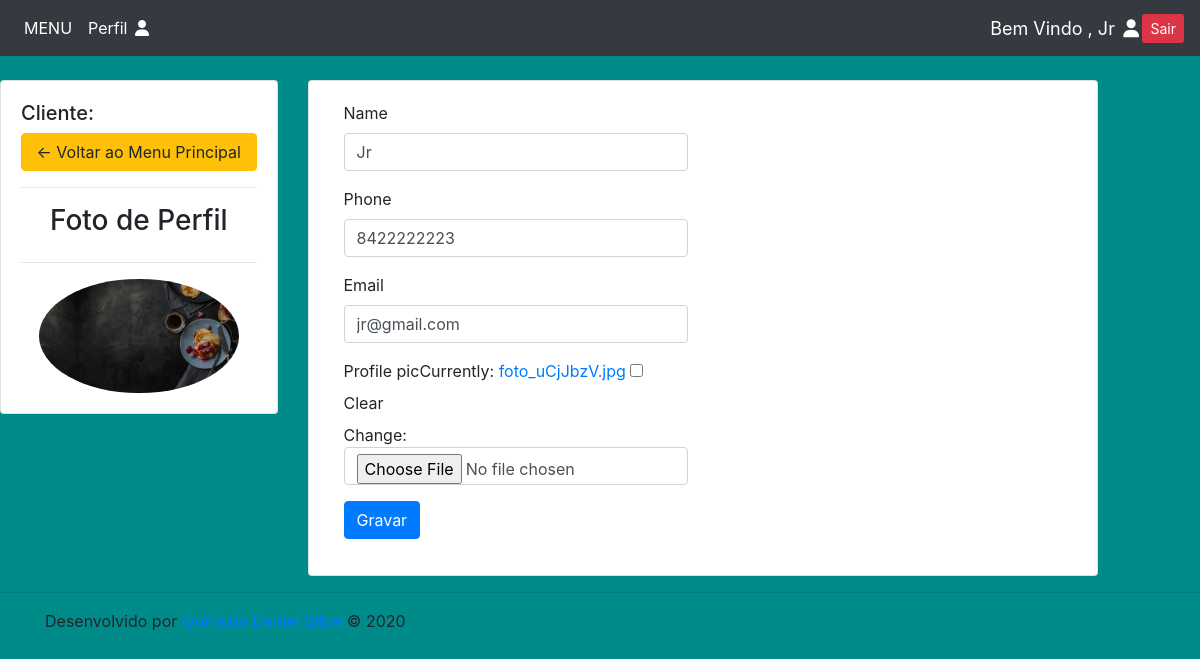
Screenshot of /account/ (signed in) with the database file from the repository.
### entregar/models.py (models this page shows, shortened)
class Customer(models.Model):
    user = models.OneToOneField(User, null=True,blank= True, on_delete=models.CASCADE)
    name = models.CharField(max_length=200, null=True)
    phone = models.CharField(max_length=200, null=True)
    email = models.CharField(max_length=200, null=True)
    profile_pic = models.ImageField(default="HambC.png",null=True,blank=True)
    date_created = models.DateTimeField(auto_now_add=True)

### entregar/decorators.py (the view)
        def wrapper_func(request, *args, **kwargs):
            group = None
            if request.user.groups.exists():
                group = request.user.groups.all()[0].name
            if group in allowed_roles:
                return view_func(request, *args, **kwargs)
            else:
                return HttpResponse('Nao estas Autorizado a Entrar nesta area !! Faca Login como Cliente para aceder ao Menu Pessoal' )

### entregar/forms.py
class CustomerForm(ModelForm):
    class Meta:
        model = Customer
        fields = '__all__'
        exclude = ['user']

### entregar/views.py (called while the page is built)
@login_required(login_url='login')
@allowed_users(allowed_roles=['customer'])
def accontSettings(request):
    customer = request.user.customer
    form = CustomerForm(instance=customer)
    if request.method == 'POST':
        form = CustomerForm(request.POST, request.FILES,instance=customer)
        if form.is_valid():
            form.save()
    context = {'form':form}
    return render(request, 'entregar/account_settings.html', context)

### entregar/templates/entregar/account_settings.html (shortened to what this page needs)
{% extends 'entregar/main.html' %}
{% load bootstrap4 %}
{% load static %}
{% block content %}
<br>
<div class="row">
    <div class="col-md-3">
        <div class="card card-body">
            <h5>Cliente:</h5>
            <a class="btn btn-warning" href="{% url 'home' %}">&#8592; Voltar ao Menu Principal</a>
            <hr>
            <h3 style="text-align:center">Foto de Perfil</h3>
            <hr>
            <img class="profile-pic" src="{{request.user.customer.profile_pic.url}}">
        </div>
    </div>
    <div class="col-md-8" >
        <div class="card card-body " class"gform_wrapper">
            <form method="POST" action="" enctype="multipart/form-data" class="form-group col-md-6" >
                {% bootstrap_form form %}
                {% buttons %}
                    <button type="submit" class="btn btn-primary">Gravar</button>
                {% endbuttons %}
            </form>
        </div>
    </div>
</div>
{% endblock %}

### entregar/templates/entregar/navbar.html (shortened to what this page needs)
{% load static %}
<nav class="navbar navbar-expand-lg navbar-dark bg-dark">
  <div class="collapse navbar-collapse" id="navbarNav">
    <ul class="navbar-nav">
      {% if request.user.is_staff %}
      <li class="nav-item active">
        <a class="nav-link" href="{% url 'home' %}"><i class="fa fa-home"></i></a>
      </li>
      {% else %}
      <li class="nav-item active">
        <a class="nav-link" href="{% url 'products' %}"> MENU </a>
      </li>
      <li class="nav-item active">
        <a class="nav-link" href="{% url 'account' %}"> Perfil <i class="fa fa-fw fa-user"></i> </a>
      </li>
      {% endif %}
    </ul>
  </div>
  <span class="hello-msg">Bem Vindo ,  {{request.user}} <a><i class="fa fa-fw fa-user"></i></a> </span>
<a class="btm btn-sm btn-danger" href="{% url 'logout' %}"> Sair </a>
</nav>

### static/css/main.css (style rules this page uses)
body { background-color:#008B8B; }

### entregar/templates/entregar/navbar.html (style rules this page uses)
.hello-msg { font-size: 18px; color: #fff; margin-rigth: 20px; }

### entregar/templates/entregar/account_settings.html (style rules this page uses)
.profile-pic { max-width: 200px; max-height: 200px; margin: 0 auto; border-radius: 50%; }

### rows the page displays
Customer: name "Jr", phone "8422222223", email "jr@gmail.com"

### other values shown
{{ request.user }} "Jr"
